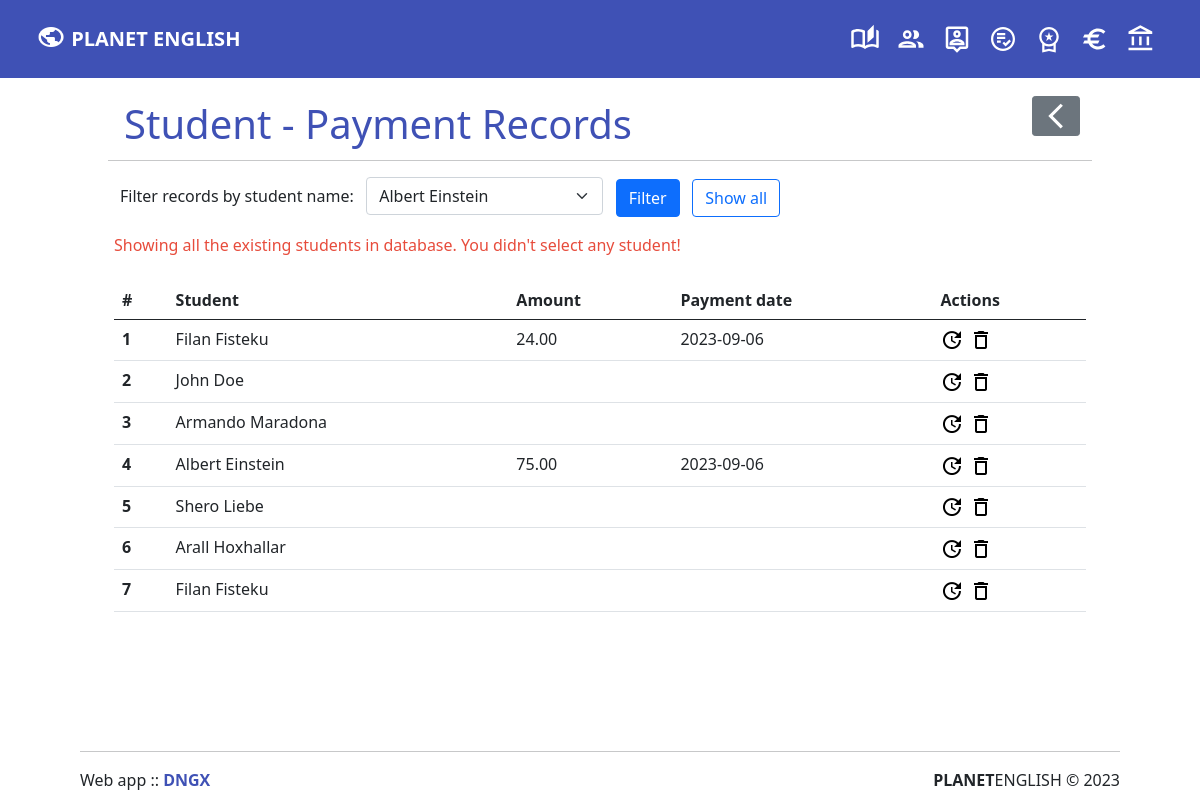
The page /r-payments.php on the database its author committed.
### tables this page shows
CREATE TABLE `payments` (
  `payment_id` int(11) NOT NULL,
  `payenrollment_id` int(11) DEFAULT NULL,
  `amount` decimal(4,2) DEFAULT NULL,
  `payment_date` date DEFAULT NULL
);

### r-payments.php (the view, shortened to what this page needs)
<?php include('partials/menu.php'); ?>
<div class="row text-start mb-auto" style="width:90%; margin: auto; padding: 3rem; padding-bottom: unset;">
    <div class="col-md-8">
        <h1 class="p-1 text-start" style="color: #3f51b5;">Student - Payment Records</h1>
    </div>
    <div class="col-md-4">
        <div class="text-end"><a href="m-payments.php" class="btn btn-secondary btn-sm"><img src="img/icon-back.svg" height="30" width="30"></a></div>
    </div>
<hr>
<div class="row mb-auto" style="margin: auto;">
<div class="col-12 text-start" style="padding-left: 0;">
                  <form action="" method="POST" class="form-inline" style="padding-left: 0;">
                    <div class="col-8 text-start d-inline" style="padding-left: 0;">
                            <label for="student" class="form-label" style="padding-left: 0;">Filter records by student name: </label>
                            <select class="form-select w-25 d-inline" aria-label="Default select example" name="student">
                                <?php
                                    $sql = "SELECT DISTINCT s.first_name, s.last_name, c.course_name, g.grade_id, g.grenrollment_id, g.grade, g.grade_description FROM students s
                                            LEFT JOIN enrollments e
                                            ON s.student_id = e.enstudent_id
                                            LEFT JOIN courses c
                                            ON e.encourse_id = c.course_id
                                            LEFT JOIN grades g
                                            ON e.enrollment_id = g.grenrollment_id
                                            GROUP BY s.first_name
                                            ";
                                    $res = mysqli_query($cxn, $sql);
                                    $count = mysqli_num_rows($res);
                                    if($count>0)
                                    {
                                        while($row = mysqli_fetch_assoc($res))
                                        {
                                            $fname = $row['first_name'];
                                            $lname = $row['last_name'];
                                            $student = $fname .' '.$lname;
                                            ?>
                                            <option value="<?php echo $student; ?>"><?php echo $student; ?></option>
                                            <?php
                                        }
                                    }
                                    else
                                    {
                                        ?>
                                        <option value="0">There are no students available</option>
                                        <?php
                                    }
                                ?>
                            </select>
                            </div>
                            <div class="col-4 d-inline">&nbsp;
                            <button type="submit" class="btn btn-primary" name="filter">Filter</button>
                            </div>
                            <div class="col-4 d-inline">&nbsp;
                            <a href="r-payments.php" class="btn btn-outline-primary" name="show">Show all</a>
                            </div>
                            </form>
                            </div>
</div>
</div>
<div class="container" style="width:83%; margin: auto;">
<table class="table">
  <thead>
    <tr>
      <th scope="col">#</th>
      <th scope="col">Student</th>
      <th scope="col">Amount</th>
      <th scope="col">Payment date</th>
      <th scope="col">Actions</th>
    </tr>
  </thead>
<?php
    if(isset($_POST['filter'])){
        $student_n = $_POST['student'];
        echo "<div class='success'>Selected student name: " .$student_n. "</div><br>";
        $query = "SELECT DISTINCT s.first_name, s.last_name, c.course_name, p.payment_id, p.payenrollment_id, p.amount, p.payment_date FROM students s
        LEFT JOIN enrollments e
        ON s.student_id = e.enstudent_id
        LEFT JOIN courses c
        ON e.encourse_id = c.course_id
        LEFT JOIN payments p
        ON e.enrollment_id = p.payenrollment_id
        WHERE CONCAT(s.first_name, ' ' , s.last_name) = '".$student_n."'
        -- GROUP BY s.first_name
        ";
    } else{
        echo "<div class='error'>Showing all the existing students in database. You didn't select any student!</div> <br>";
    $query = "SELECT DISTINCT s.first_name, s.last_name, c.course_name, p.payment_id, p.payenrollment_id, p.amount, p.payment_date FROM students s
    LEFT JOIN enrollments e
    ON s.student_id = e.enstudent_id
    LEFT JOIN courses c
    ON e.encourse_id = c.course_id
    LEFT JOIN payments p
    ON e.enrollment_id = p.payenrollment_id
    -- GROUP BY s.first_name
    ";
    }
    $result = mysqli_query($cxn, $query);
    $sn = 1;
    while ($row = mysqli_fetch_assoc($result)) {
        $fname = $row['first_name'];
        $lname = $row['last_name'];
        $pay_id = $row['payment_id'];
        $amount = $row['amount'];
        $pay_date = $row['payment_date'];
    ?>
    <tr>
    <th scope="row"><?php echo $sn++?></th>
            <td>
                <?php echo $fname.' '.$lname; ?>
            </td>
            <td>
                <?php echo $amount; ?>
            </td>
            <td>
                <?php echo $pay_date; ?>
            </td>
            <td>
            <a href="<?php echo SITEURL; ?>u-payment.php?payment_id=<?php echo $pay_id; ?>"><img src="img/icon-update.png" alt="Update Payment"></a>
            <a href="<?php echo SITEURL; ?>d-payment.php?payment_id=<?php echo $pay_id; ?>"><img src="img/icon-delete.png" alt="Delete Payment"></a>
            </td>
    </tr>
    <?php
    }
?>
</table>
</div>
<?php include('partials/footer.php'); ?>

### css/admin.css (style rules this page uses)
.error { color: #e74c3c; }

### rows shown on the page
payments: fname "Filan", lname "Fisteku", amount "24.00", payment_date "2023-09-06"
payments: fname "Albert", lname "Einstein", amount "75.00", payment_date "2023-09-06"

### other values the page prints
$fname "John"
$lname "Doe"
$fname "Armando"
$lname "Maradona"
$fname "Shero"
$lname "Liebe"
$fname "Arall"
$lname "Hoxhallar"
$fname "Filan"
$lname "Fisteku"
form field student "Albert Einstein"
